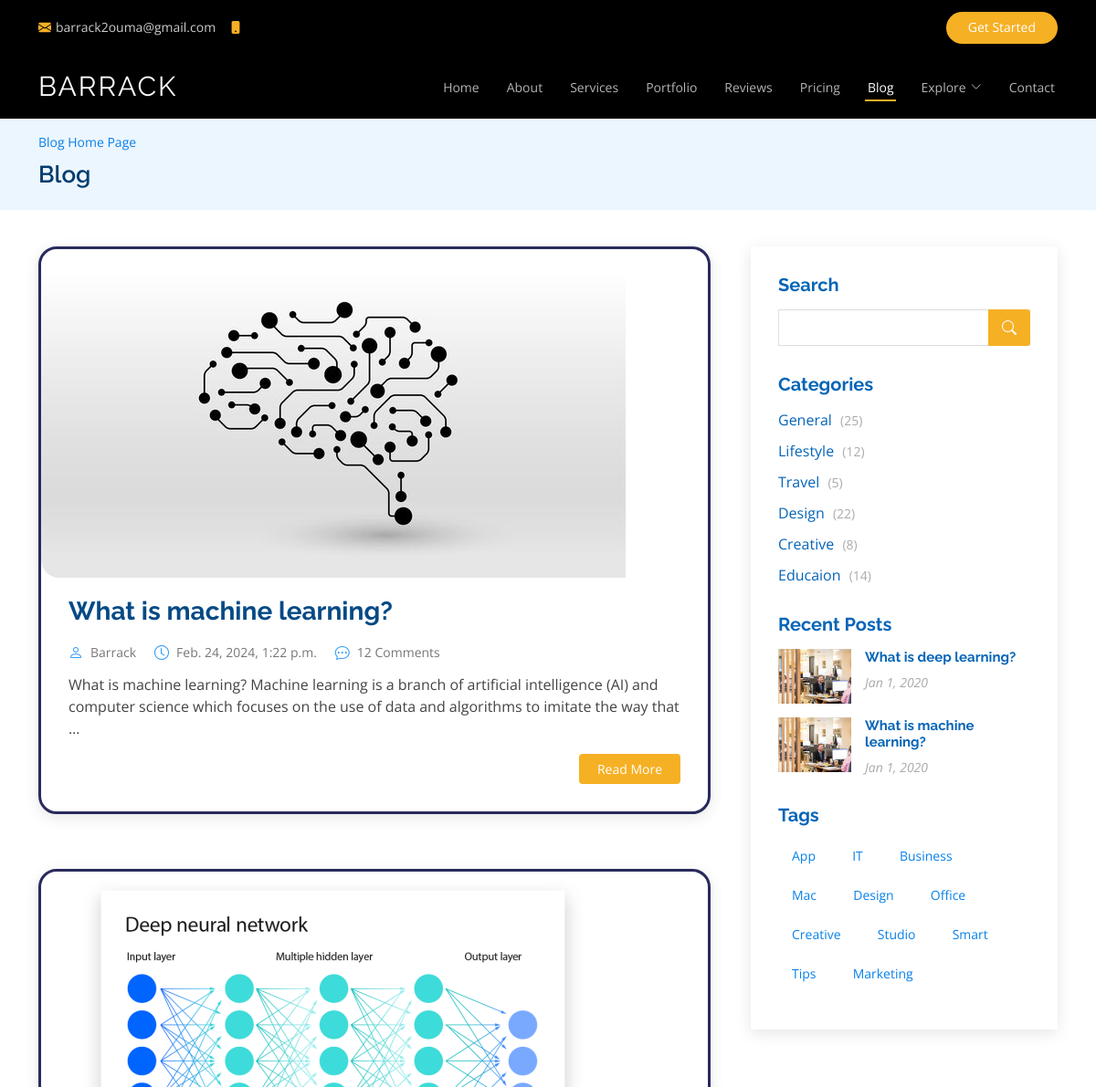
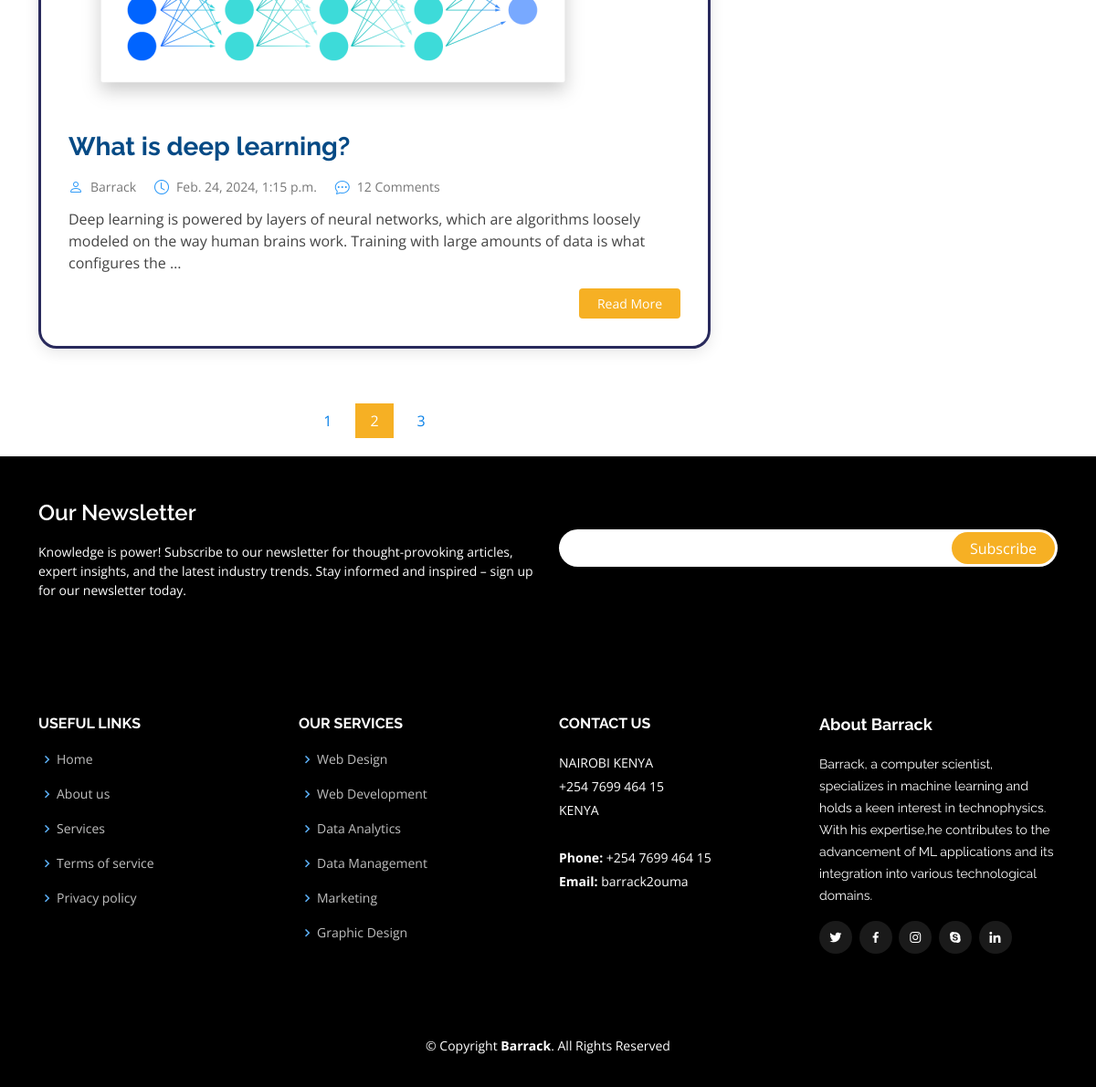
Page /blog on the committed database (2 pictures, top to bottom).
### myapp/models.py (models this page shows, shortened)
class Post(models.Model):
    title = models.CharField(max_length=100)
    slug = models.SlugField(unique=True, blank=True)  # Make sure blank is allowed
    intro = models.TextField()
    paragraph_1 = models.TextField()
    my_back_quote = models.TextField()
    subheading = models.TextField()
    paragraph_2 = models.TextField()
    paragraph_3 = models.TextField()
    conclusion = models.TextField()
    created_at = models.DateTimeField(default=datetime.now, blank=True)
    image = models.ImageField(upload_to='uploads/', blank=True,null=True)
    image_2 = models.ImageField(upload_to='uploads/', blank=True, null=True)
    class Meta:
        ordering = ('-created_at',)

### myapp/views.py (the view)
# urls.py: path('blog', views.blog, name='blog'),
def blog(request):
    post = Post.objects.all()
    return render(request, 'blog.html', {'posts': post})

### templates/blog.html (shortened to what this page needs)
{% load static %}
<!DOCTYPE html>
<html lang="en">
  <head>
    <link href="{% static 'assets/vendor/animate.css/animate.min.css' %}" rel="stylesheet" />
    <link href="assets/vendor/aos/aos.css" rel="stylesheet" />
    <link
      href="{% static 'assets/vendor/bootstrap/css/bootstrap.min.css' %}"
      rel="stylesheet"
    />
    <link
      href="{% static 'assets/vendor/bootstrap-icons/bootstrap-icons.css' %}"
      rel="stylesheet"
    />
    <link href="{% static 'assets/vendor/boxicons/css/boxicons.min.css' %}" rel="stylesheet" />
    <link
      href="{% static 'assets/vendor/glightbox/css/glightbox.min.css' %}"
      rel="stylesheet"
    />
    <link href="{% static 'assets/vendor/remixicon/remixicon.css' %}" rel="stylesheet" />
    <link href="{% static 'assets/vendor/swiper/swiper-bundle.min.css' %}" rel="stylesheet" />
    <link href="{% static 'assets/css/style.css' %}" rel="stylesheet" />
  </head>
  <body>
    <div
      id="topbar"
      class="fixed-top d-flex align-items-center topbar-inner-pages"
    >
      <div
        class="container d-flex align-items-center justify-content-center justify-content-md-between"
      >
        <div class="contact-info d-flex align-items-center">
          <i class="bi bi-envelope-fill"></i
          ><a href="mailto:contact@example.com">barrack2ouma@gmail.com</a>
          <i class="bi bi-phone-fill phone-icon"></i> +254 7699 46415
        </div>
        <div class="cta d-none d-md-block">
          <a href="#about" class="scrollto">Get Started</a>
        </div>
      </div>
    </div>
    <header
      id="header"
      class="fixed-top d-flex align-items-center header-inner-pages"
    >
      <div class="container d-flex align-items-center justify-content-between">
        <h1 class="logo"><a href="{% url 'index' %}">BARRACK</a></h1>
        <nav id="navbar" class="navbar">
          <ul>
            <li><a class="nav-link scrollto" href="{% url 'index' %}">Home</a></li>
            <li><a class="nav-link scrollto" href="{% url 'index' %}#about">About</a></li>
            <li><a class="nav-link scrollto" href="{% url 'index' %}#services">Services</a></li>
            <li>
              <a class="nav-link scrollto" href="{% url 'index' %}#portfolio">Portfolio</a>
            </li>
            <li><a class="nav-link scrollto" href="{% url 'index' %}#team">Reviews</a></li>
            <li><a class="nav-link scrollto" href="{% url 'index' %}#pricing">Pricing</a></li>
            <li><a class="active" href="{% url 'blog' %}">Blog</a></li>
            <li class="dropdown">
              <a href="#"
                ><span>Explore</span> <i class="bi bi-chevron-down"></i
              ></a>
            </li>
            <li><a class="nav-link scrollto" href="{% url 'index' %}#contact">Contact</a></li>
          </ul>
        </nav>
      </div>
    </header>
    <main id="main">
      <section id="breadcrumbs" class="breadcrumbs">
        <div class="container">
          <ol>
            <li><a href="{% url 'blog' %}">Blog Home Page</a></li>
          </ol>
          <h2>Blog</h2>
        </div>
      </section>
      <section id="blog" class="blog">
        <div class="container" data-aos="fade-up">
          <div class="row">
            <div class="col-lg-8 entries">
              {% for post in posts %}
              <article class="entry">
                {% if post.image %}
                <div class="entry-img">
                  <img
                    src="{{ post.image.url }}"
                    alt=""
                    class="img-fluid"
                  />
                </div>
                {% endif %}
                <h2 class="entry-title">
                  <a href="{% url 'blog_single' post.slug %}"
                    >{{post.title}}</a
                  >
                </h2>
                <div class="entry-meta">
                  <ul>
                    <li class="d-flex align-items-center">
                      <i class="bi bi-person"></i>
                      <a href="{% url 'blog_single' post.slug %}">Barrack</a>
                    </li>
                    <li class="d-flex align-items-center">
                      <i class="bi bi-clock"></i>
                      <a href="{% url 'blog_single' post.slug %}"
                        ><time datetime="2020-01-01">{{ post.created_at }}</time></a
                      >
                    </li>
                    <li class="d-flex align-items-center">
                      <i class="bi bi-chat-dots"></i>
                      <a href="{% url 'blog_single' post.slug %}">12 Comments</a>
                    </li>
                  </ul>
                </div>
                <div class="entry-content">
                  <p>
                   {{post.intro|truncatewords:30}}
                  </p>
                  <div class="read-more">
                    <a href="{% url 'blog_single' post.slug %}">Read More</a>
                  </div>
                </div>
              </article>
              {% endfor %}
              <div class="blog-pagination">
                <ul class="justify-content-center">
                  <li><a href="#">1</a></li>
                  <li class="active"><a href="#">2</a></li>
                  <li><a href="#">3</a></li>
                </ul>
              </div>
            </div>
            <div class="col-lg-4">
              <div class="sidebar">
                <h3 class="sidebar-title">Search</h3>
                <div class="sidebar-item search-form">
                  <form action="">
                    <input type="text" />
                    <button type="submit"><i class="bi bi-search"></i></button>
                  </form>
                </div>
                <h3 class="sidebar-title">Categories</h3>
                <div class="sidebar-item categories">
                  <ul>
                    <li>
                      <a href="#">General <span>(25)</span></a>
                    </li>
                    <li>
                      <a href="#">Lifestyle <span>(12)</span></a>
                    </li>
                    <li>
                      <a href="#">Travel <span>(5)</span></a>
                    </li>
                    <li>
                      <a href="#">Design <span>(22)</span></a>
                    </li>
                    <li>
                      <a href="#">Creative <span>(8)</span></a>
                    </li>
                    <li>
                      <a href="#">Educaion <span>(14)</span></a>
                    </li>
                  </ul>
                </div>
                <h3 class="sidebar-title">Recent Posts</h3>
                <div class="sidebar-item recent-posts">
                  {% for post in posts|slice:":4" reversed%}
                  <div class="post-item clearfix">
                    <img src="{% static 'assets/img/blog/blog-recent-1.jpg' %}" alt="" />
                    <h4>
                      <a href="{% url 'blog_single' post.slug %}"
                        >{{post.title}}</a
                      >
                    </h4>
                    <time datetime="2020-01-01">Jan 1, 2020</time>
                  </div>
                  {% endfor %}
                </div>
                <h3 class="sidebar-title">Tags</h3>
                <div class="sidebar-item tags">
                  <ul>
                    <li><a href="#">App</a></li>
                    <li><a href="#">IT</a></li>
                    <li><a href="#">Business</a></li>
                    <li><a href="#">Mac</a></li>
                    <li><a href="#">Design</a></li>
                    <li><a href="#">Office</a></li>
                    <li><a href="#">Creative</a></li>
                    <li><a href="#">Studio</a></li>
                    <li><a href="#">Smart</a></li>
                    <li><a href="#">Tips</a></li>
                    <li><a href="#">Marketing</a></li>
                  </ul>
                </div>
              </div>
            </div>
          </div>
        </div>
      </section>
    </main>
    <footer id="footer">
      <div class="footer-newsletter">
        <div class="container">
          <div class="row">
            <div class="col-lg-6">
              <h4>Our Newsletter</h4>
              <p>
                Knowledge is power! Subscribe to our newsletter for thought-provoking articles, expert insights, and the latest industry trends. Stay informed and inspired – sign up for our newsletter today.
              </p>
            </div>
            <div class="col-lg-6">
              <form action="" method="post">
                <input type="email" name="email" /><input
                  type="submit"
                  value="Subscribe"
                />
              </form>
            </div>
          </div>
        </div>
      </div>
      <div class="footer-top">
        <div class="container">
          <div class="row">
            <div class="col-lg-3 col-md-6 footer-links">
              <h4>Useful Links</h4>
              <ul>
                <li>
                  <i class="bx bx-chevron-right"></i> <a href="{% url 'index' %}">Home</a>
                </li>
                <li>
                  <i class="bx bx-chevron-right"></i> <a href="#">About us</a>
                </li>
                <li>
                  <i class="bx bx-chevron-right"></i> <a href="#">Services</a>
                </li>
                <li>
                  <i class="bx bx-chevron-right"></i>
                  <a href="#">Terms of service</a>
                </li>
                <li>
                  <i class="bx bx-chevron-right"></i>
                  <a href="#">Privacy policy</a>
                </li>
              </ul>
            </div>
            <div class="col-lg-3 col-md-6 footer-links">
              <h4>Our Services</h4>
              <ul>
                <li>
                  <i class="bx bx-chevron-right"></i> <a href="#">Web Design</a>
                </li>
                <li>
                  <i class="bx bx-chevron-right"></i>
                  <a href="#">Web Development</a>
                </li>
                <li>
                  <i class="bx bx-chevron-right"></i>
                  <a href="#">Data Analytics</a>
                </li>
                <li>
                  <i class="bx bx-chevron-right"></i>
                  <a href="#">Data Management</a>
                </li>
                <li>
                  <i class="bx bx-chevron-right"></i> <a href="#">Marketing</a>
                </li>
                <li>
                  <i class="bx bx-chevron-right"></i>
                  <a href="#">Graphic Design</a>
                </li>
              </ul>
            </div>
            <div class="col-lg-3 col-md-6 footer-contact">
              <h4>Contact Us</h4>
              <p>
                NAIROBI KENYA <br />
                +254 7699 464 15<br />
                KENYA <br /><br />
                <strong>Phone:</strong> +254 7699 464 15<br />
                <strong>Email:</strong> barrack2ouma<br />
              </p>
            </div>
            <div class="col-lg-3 col-md-6 footer-info">
              <h3>About Barrack</h3>
              <p>
                Barrack, a computer scientist, specializes in machine learning and holds a keen interest in technophysics. With his expertise,he contributes to the advancement of ML applications and its integration into various technological domains.
              </p>
              <div class="social-links mt-3">
                <a href="#" class="twitter"><i class="bx bxl-twitter"></i></a>
                <a href="#" class="facebook"><i class="bx bxl-facebook"></i></a>
                <a href="#" class="instagram"
                  ><i class="bx bxl-instagram"></i
                ></a>
                <a href="#" class="google-plus"><i class="bx bxl-skype"></i></a>
                <a href="#" class="linkedin"><i class="bx bxl-linkedin"></i></a>
              </div>
            </div>
          </div>
        </div>
      </div>
      <div class="container">
        <div class="copyright">
          &copy; Copyright <strong><span>Barrack</span></strong
          >. All Rights Reserved
        </div>
        <div class="credits">
        </div>
      </div>
    </footer>
  </body>
</html>

### rows in the picture
Post: image (picture), title "What is machine learning?", created_at "Feb. 24, 2024, 1:22 p.m.", intro "What is machine learning? Machine learning is a branch of artificial intelligence (AI) and computer science which focuses on the use of data and algorithms to imitate the way that …"
Post: image (picture), title "What is deep learning?", created_at "Feb. 24, 2024, 1:15 p.m.", intro "Deep learning is powered by layers of neural networks, which are algorithms loosely modeled on the way human brains work. Training with large amounts of data is what configures the …"
